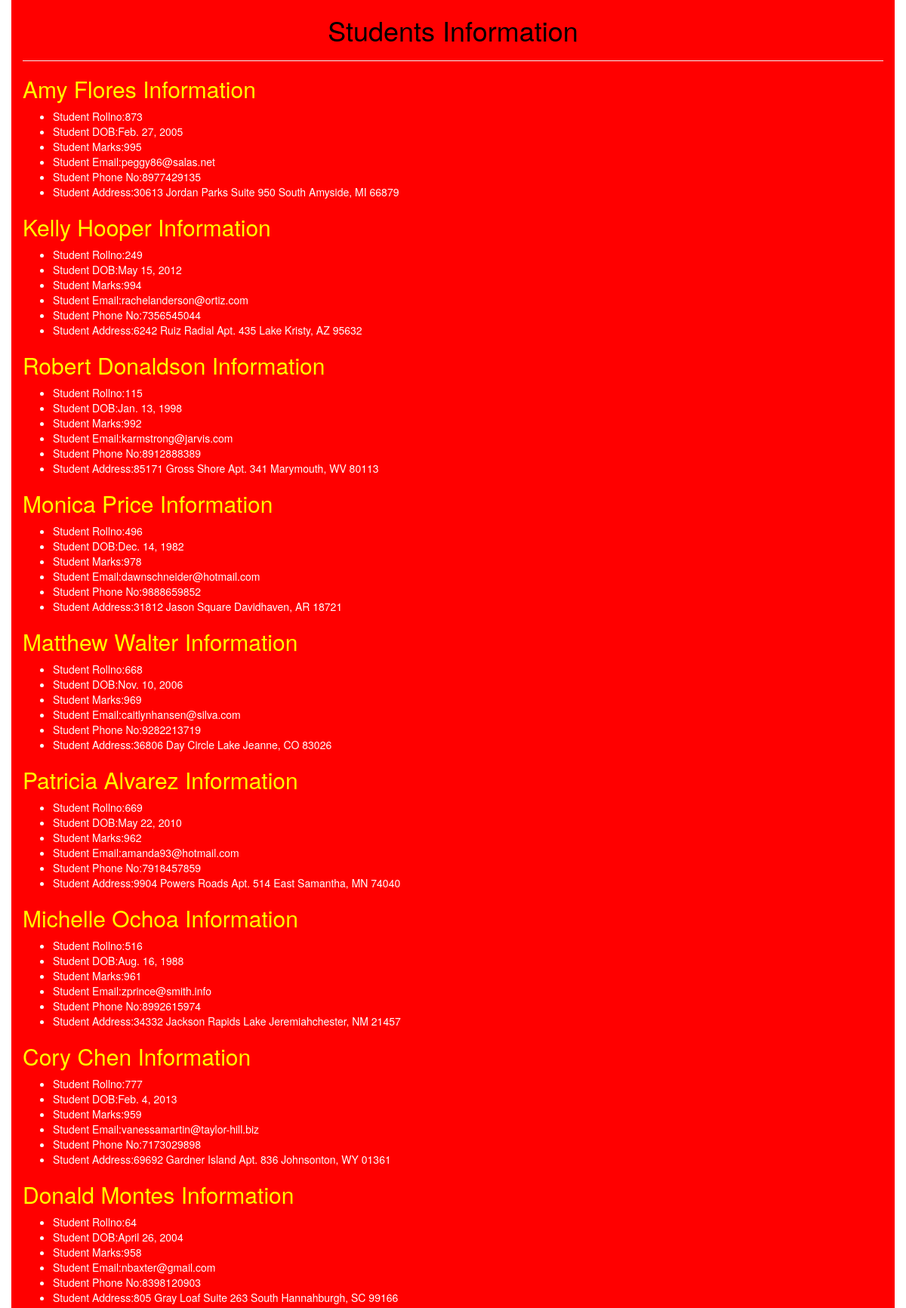
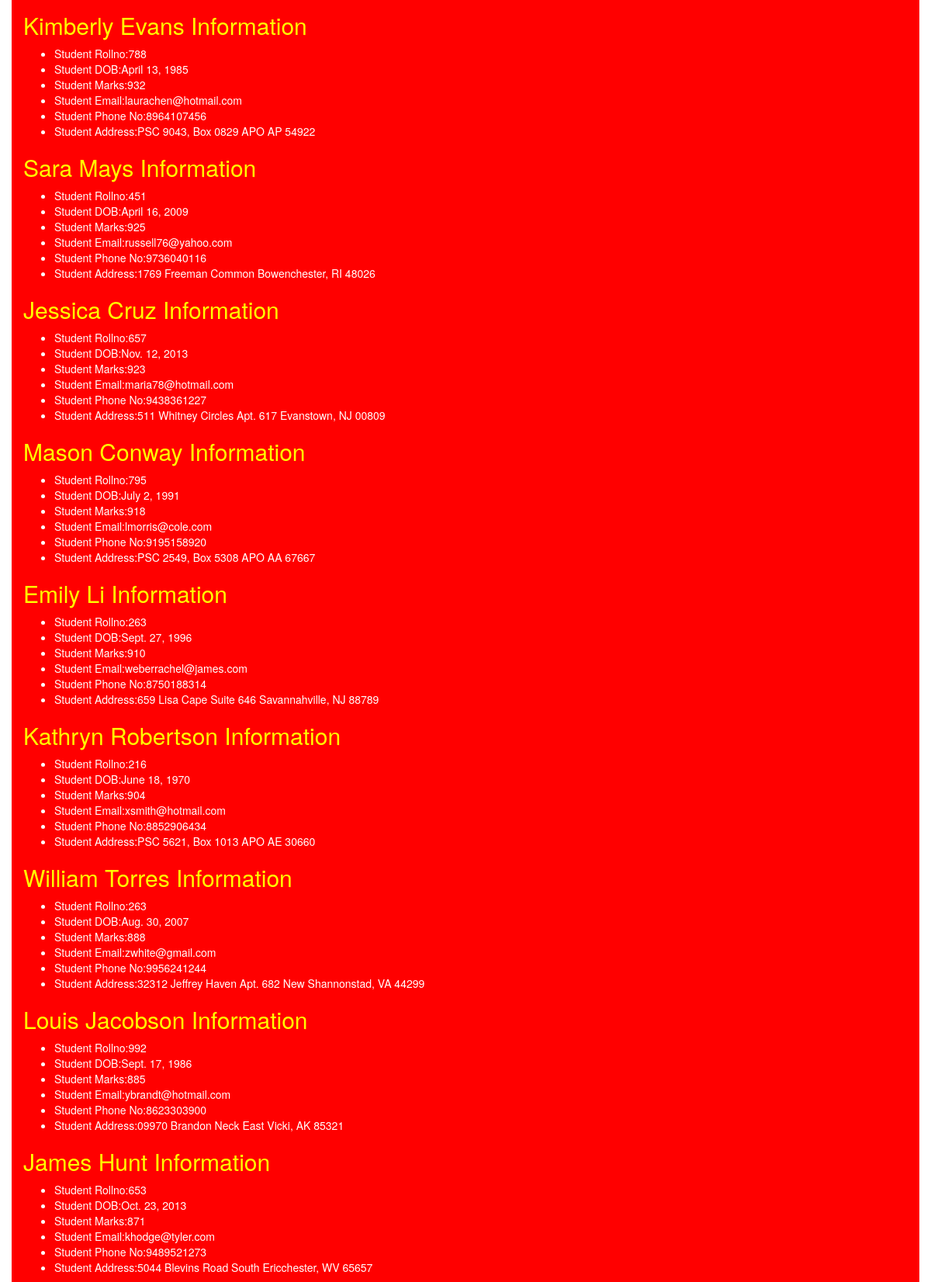
The page / (upper part) on the database its author committed (2 pictures, top to bottom).
### testapp/models.py (models this page shows)
class Student(models.Model):
	roll_no=models.IntegerField()
	name=models.CharField(max_length=30)
	dob=models.DateField()
	marks=models.IntegerField()
	email=models.EmailField()
	phonenumber=models.IntegerField()
	address=models.TextField()

### testapp/views.py (the view)
# urls.py: path('',views.home_page_view)
def home_page_view(request):
	students=Student.objects.all().order_by('-marks')
	return render(request,'testapp/index.html',{'students':students})

### templates/testapp/index.html (shortened to what this page needs)
<!DOCTYPE html>
{%load staticfiles%}
<html>
<head>
	<link rel="stylesheet" href="https://maxcdn.bootstrapcdn.com/bootstrap/3.3.7/css/bootstrap.min.css">
	<link rel="stylesheet" href="{%static 'css/sinfo.css'%}">
</head>
<body>
	<div class="container" >
		<h1>Students Information</h1><hr>
		{% if students %}
		   {% for student in students %}
		      <h2>{{ student.name}} Information</h2>
		      <ul>
		      	<li>Student Rollno:{{ student.roll_no}}</li>
		      	<li>Student DOB:{{ student.dob}}</li>
		      	<li>Student Marks:{{ student.marks}}</li>
		      	<li>Student Email:{{ student.email}}</li>
		      	<li>Student Phone No:{{ student.phonenumber}}</li>
		      	<li>Student Address:{{ student.address}}</li>
		      </ul>
		    {% endfor %}
		{% else %}
		 	<p>Studens Informations are not avialable</p>
		{% endif %}
	</div>
</body>
</html>

### static/css/sinfo.css (style rules this page uses)
body .container { background: red; color: white; }
h1 { text-align: center; color: black; }
h2 { color: yellow; }

### rows shown on the page
Student: name "Amy Flores", roll_no "873", dob "Feb. 27, 2005", marks "995", email "peggy86@salas.net", phonenumber "8977429135", address "30613 Jordan Parks Suite 950 South Amyside, MI 66879"
Student: name "Kelly Hooper", roll_no "249", dob "May 15, 2012", marks "994", email "rachelanderson@ortiz.com", phonenumber "7356545044", address "6242 Ruiz Radial Apt. 435 Lake Kristy, AZ 95632"
Student: name "Robert Donaldson", roll_no "115", dob "Jan. 13, 1998", marks "992", email "karmstrong@jarvis.com", phonenumber "8912888389", address "85171 Gross Shore Apt. 341 Marymouth, WV 80113"
Student: name "Monica Price", roll_no "496", dob "Dec. 14, 1982", marks "978", email "dawnschneider@hotmail.com", phonenumber "9888659852", address "31812 Jason Square Davidhaven, AR 18721"
Student: name "Matthew Walter", roll_no "668", dob "Nov. 10, 2006", marks "969", email "caitlynhansen@silva.com", phonenumber "9282213719", address "36806 Day Circle Lake Jeanne, CO 83026"
Student: name "Patricia Alvarez", roll_no "669", dob "May 22, 2010", marks "962", email "amanda93@hotmail.com", phonenumber "7918457859", address "9904 Powers Roads Apt. 514 East Samantha, MN 74040"
Student: name "Michelle Ochoa", roll_no "516", dob "Aug. 16, 1988", marks "961", email "zprince@smith.info", phonenumber "8992615974", address "34332 Jackson Rapids Lake Jeremiahchester, NM 21457"
Student: name "Cory Chen", roll_no "777", dob "Feb. 4, 2013", marks "959", email "vanessamartin@taylor-hill.biz", phonenumber "7173029898", address "69692 Gardner Island Apt. 836 Johnsonton, WY 01361"
Student: name "Donald Montes", roll_no "64", dob "April 26, 2004", marks "958", email "nbaxter@gmail.com", phonenumber "8398120903", address "805 Gray Loaf Suite 263 South Hannahburgh, SC 99166"
Student: name "Kimberly Evans", roll_no "788", dob "April 13, 1985", marks "932", email "laurachen@hotmail.com", phonenumber "8964107456", address "PSC 9043, Box 0829 APO AP 54922"
Student: name "Sara Mays", roll_no "451", dob "April 16, 2009", marks "925", email "russell76@yahoo.com", phonenumber "9736040116", address "1769 Freeman Common Bowenchester, RI 48026"
Student: name "Jessica Cruz", roll_no "657", dob "Nov. 12, 2013", marks "923", email "maria78@hotmail.com", phonenumber "9438361227", address "511 Whitney Circles Apt. 617 Evanstown, NJ 00809"
Student: name "Mason Conway", roll_no "795", dob "July 2, 1991", marks "918", email "lmorris@cole.com", phonenumber "9195158920", address "PSC 2549, Box 5308 APO AA 67667"
Student: name "Emily Li", roll_no "263", dob "Sept. 27, 1996", marks "910", email "weberrachel@james.com", phonenumber "8750188314", address "659 Lisa Cape Suite 646 Savannahville, NJ 88789"
Student: name "Kathryn Robertson", roll_no "216", dob "June 18, 1970", marks "904", email "xsmith@hotmail.com", phonenumber "8852906434", address "PSC 5621, Box 1013 APO AE 30660"
Student: name "William Torres", roll_no "263", dob "Aug. 30, 2007", marks "888", email "zwhite@gmail.com", phonenumber "9956241244", address "32312 Jeffrey Haven Apt. 682 New Shannonstad, VA 44299"
Student: name "Louis Jacobson", roll_no "992", dob "Sept. 17, 1986", marks "885", email "ybrandt@hotmail.com", phonenumber "8623303900", address "09970 Brandon Neck East Vicki, AK 85321"
Student: name "James Hunt", roll_no "653", dob "Oct. 23, 2013", marks "871", email "khodge@tyler.com", phonenumber "9489521273", address "5044 Blevins Road South Ericchester, WV 65657"
